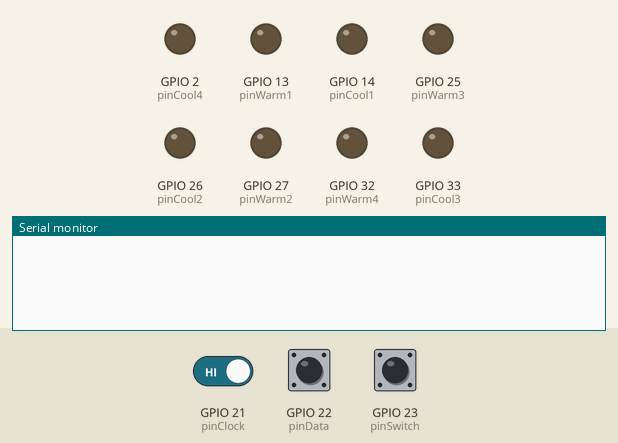
Bench run of a program on a simulated ESP32. On the bench: output pins drawn as LEDs (lit = HIGH), the last lines printed to the serial monitor. Inputs (shaded band) come from the test bench; at power-on: GPIO 21 (pinClock) HIGH, GPIO 23 (pinSwitch) HIGH, GPIO 22 (pinData) HIGH.

Above: at 1.2 s.
1.3 s: GPIO 21 (pinClock) driven LOW
At 1.8 s:
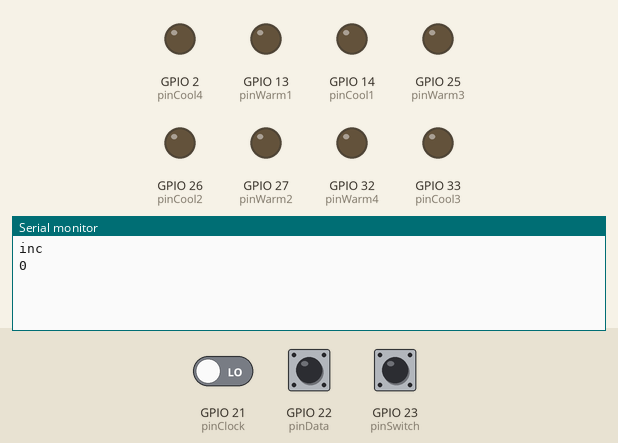
2.8 s: GPIO 23 (pinSwitch) pulled LOW for 0.15 s
At 4.0 s:
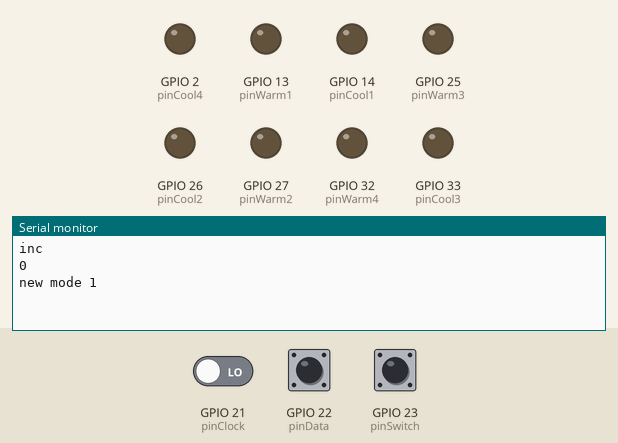
4.4 s: GPIO 21 (pinClock) driven HIGH
At 5.4 s:
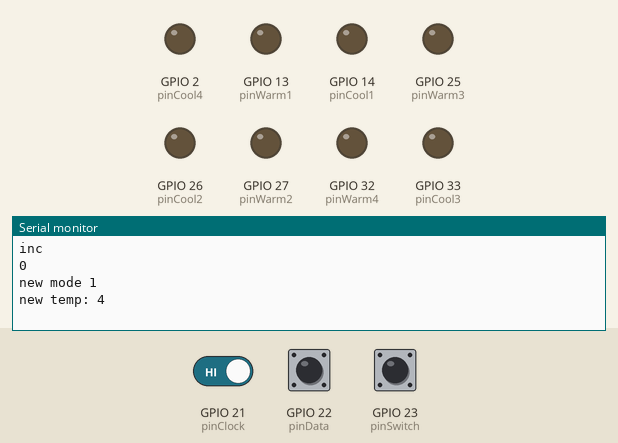

The program:

main.cpp
```cpp
#include <Arduino.h>
volatile boolean turnDetected;

const int pinClock = 21;
const int pinData = 22;
const int pinSwitch = 23;

const int pinWarm1 = 13;
const int pinCool1 = 14;
const int pinWarm2 = 27;
const int pinCool2 = 26;
const int pinWarm3 = 25;
const int pinCool3 = 33;
const int pinWarm4 = 32;
const int pinCool4 = 2;

const int channels[9] = {0,1,2,3,4,5,6,7,8};

const int warmChannel1 = 0;
const int coolChannel1 = 1;
const int warmChannel2 = 2;
const int coolChannel2 = 3;
const int warmChannel3 = 4;
const int coolChannel3 = 5;
const int warmChannel4 = 6;
const int coolChannel4 = 7;

 int mode = 0; //brightness=0,temp = 1;
const int numLights = 8;
const int freq = 5000;
const int resolution = 8;
// Variables to debounce Rotary Encoder
long timeOfLastDebounce = 0;
int delayofDebounce = .01;

long timeOfLastDebounce2 = 0;

long lastSwitchDebounce = 0;
int switchDebounceDelay = 1000;

int previousClock;
int previousData;

int previousClock2;
int previousData2;


int warmCounter=0;
int coolCounter = 0;
RTC_DATA_ATTR int stepIndexes[8] = {0,0,0,0,0,0,0,0};
RTC_DATA_ATTR int lightValues[8] = {0,0,0,0,0,0,0,0};
RTC_DATA_ATTR int tempIndex= 5;

bool tempSteps[9][8] = {
  {1,0,1,0,1,0,1,0},
  {1,1,1,0,1,0,1,0},
  {1,1,1,1,1,0,1,0},
  {1,1,1,1,1,1,1,0},
  {1,1,1,1,1,1,1,1},
  {0,1,1,1,1,1,1,1},
  {0,1,0,1,1,1,1,1},
  {0,1,0,1,0,1,1,1},
  {0,1,0,1,0,1,0,1}
};
int steps[256] = {
    0x00, 0x00, 0x00, 0x00, 0x00, 0x00, 0x00, 0x00, 0x00, 0x00, 0x01, 0x01, 0x01, 0x01, 0x01, 0x01,
0x01, 0x01, 0x01, 0x01, 0x01, 0x01, 0x01, 0x01, 0x01, 0x02, 0x02, 0x02, 0x02, 0x02, 0x02, 0x02,
0x02, 0x02, 0x03, 0x03, 0x03, 0x03, 0x03, 0x03, 0x04, 0x04, 0x04, 0x04, 0x04, 0x05, 0x05, 0x05,
0x05, 0x06, 0x06, 0x06, 0x07, 0x07, 0x07, 0x08, 0x08, 0x08, 0x09, 0x09, 0x0A, 0x0A, 0x0B, 0x0B,
0x0C, 0x0C, 0x0D, 0x0D, 0x0E, 0x0F, 0x0F, 0x10, 0x11, 0x11, 0x12, 0x13, 0x14, 0x15, 0x16, 0x17,
0x18, 0x19, 0x1A, 0x1B, 0x1C, 0x1D, 0x1F, 0x20, 0x21, 0x23, 0x24, 0x26, 0x27, 0x29, 0x2B, 0x2C,
0x2E, 0x30, 0x32, 0x34, 0x36, 0x38, 0x3A, 0x3C, 0x3E, 0x40, 0x43, 0x45, 0x47, 0x4A, 0x4C, 0x4F,
0x51, 0x54, 0x57, 0x59, 0x5C, 0x5F, 0x62, 0x64, 0x67, 0x6A, 0x6D, 0x70, 0x73, 0x76, 0x79, 0x7C,
0x7F, 0x82, 0x85, 0x88, 0x8B, 0x8E, 0x91, 0x94, 0x97, 0x9A, 0x9C, 0x9F, 0xA2, 0xA5, 0xA7, 0xAA,
0xAD, 0xAF, 0xB2, 0xB4, 0xB7, 0xB9, 0xBB, 0xBE, 0xC0, 0xC2, 0xC4, 0xC6, 0xC8, 0xCA, 0xCC, 0xCE,
0xD0, 0xD2, 0xD3, 0xD5, 0xD7, 0xD8, 0xDA, 0xDB, 0xDD, 0xDE, 0xDF, 0xE1, 0xE2, 0xE3, 0xE4, 0xE5,
0xE6, 0xE7, 0xE8, 0xE9, 0xEA, 0xEB, 0xEC, 0xED, 0xED, 0xEE, 0xEF, 0xEF, 0xF0, 0xF1, 0xF1, 0xF2,
0xF2, 0xF3, 0xF3, 0xF4, 0xF4, 0xF5, 0xF5, 0xF6, 0xF6, 0xF6, 0xF7, 0xF7, 0xF7, 0xF8, 0xF8, 0xF8,
0xF9, 0xF9, 0xF9, 0xF9, 0xFA, 0xFA, 0xFA, 0xFA, 0xFA, 0xFB, 0xFB, 0xFB, 0xFB, 0xFB, 0xFB, 0xFC,
0xFC, 0xFC, 0xFC, 0xFC, 0xFC, 0xFC, 0xFC, 0xFC, 0xFD, 0xFD, 0xFD, 0xFD, 0xFD, 0xFD, 0xFD, 0xFD,
0xFD, 0xFD, 0xFD, 0xFD, 0xFD, 0xFD, 0xFD, 0xFE, 0xFE, 0xFE, 0xFE, 0xFE, 0xFE, 0xFE, 0xFF, 0xFF
};
RTC_DATA_ATTR int bootCount = 0;
#define Threshold 40
touch_pad_t touchPin;

void setup() {

    Serial.begin(9600);
pinMode(pinWarm1, OUTPUT);
pinMode(pinWarm2, OUTPUT);
pinMode(pinWarm3, OUTPUT);
pinMode(pinWarm4, OUTPUT);
pinMode(pinCool1, OUTPUT);
pinMode(pinCool2, OUTPUT);
pinMode(pinCool3, OUTPUT);
pinMode(pinCool4, OUTPUT);
    ledcSetup(warmChannel1, freq, resolution );
    ledcAttachPin(pinWarm1, warmChannel1);

    ledcSetup(coolChannel1, freq, resolution );
    ledcAttachPin(pinCool1, coolChannel1);

    ledcSetup(warmChannel2, freq, resolution );
    ledcAttachPin(pinWarm2, warmChannel2);

    ledcSetup(coolChannel2, freq, resolution );
    ledcAttachPin(pinCool2, coolChannel2);

    ledcSetup(warmChannel3, freq, resolution );
    ledcAttachPin(pinWarm3, warmChannel3);

    ledcSetup(coolChannel3, freq, resolution );
    ledcAttachPin(pinCool3, coolChannel3);

    ledcSetup(warmChannel4, freq, resolution );
    ledcAttachPin(pinWarm4, warmChannel4);

    ledcSetup(coolChannel4, freq, resolution );
    ledcAttachPin(pinCool4, coolChannel4);

    previousClock = digitalRead(pinClock);
    previousData = digitalRead(pinData);
    pinMode(pinSwitch, INPUT_PULLUP);

}

void increaseIntensity() {
  Serial.println("inc");
    for(int i=0;i<numLights;i++) {
int index = stepIndexes[i];
    if(index<255) {
        int newValue = index +4;
        stepIndexes[i] = newValue;
        lightValues[i]= steps[newValue];
    }
    }
    Serial.println(lightValues[7]);
}

void decreaseIntensity() {
  Serial.println("dec");
for(int i=0;i<numLights;i++) {
int index = stepIndexes[i];
    if(index>0) {
        int newValue = index -4;
        stepIndexes[i] = newValue;
        lightValues[i]= steps[newValue];
    }
}
}

void increaseTemp() {
  if(tempIndex<8) {
    tempIndex++;
    Serial.printf("new temp: %d\n", tempIndex);
  }
}

void decreaseTemp() {
if(tempIndex>0) {
    tempIndex--;
    Serial.printf("new temp: %d\n", tempIndex);
  }
}

void increase() {
  if(mode==1) {
    increaseTemp();
  }
  else {
    increaseIntensity();
  }
}

void decrease() {
if(mode==1) {
    decreaseTemp();
  }
  else {
    decreaseIntensity();
  }
}

void checkRotary(int previousClock3, int previousData3, int pinClock3, int pinData3) {
    if ((previousClock3 == 0) && (previousData3 == 1)) {
    if ((digitalRead(pinClock3) == 1) && (digitalRead(pinData3) == 0)) {
      increase();

    }
    if ((digitalRead(pinClock3) == 1) && (digitalRead(pinData3) == 1)) {
      decrease();

    }
  }

if ((previousClock3 == 1) && (previousData3 == 0)) {
    if ((digitalRead(pinClock3) == 0) && (digitalRead(pinData3) == 1)) {
      increase();

    }
    if ((digitalRead(pinClock) == 0) && (digitalRead(pinData) == 0)) {
      decrease();

    }
  }

if ((previousClock3 == 1) && (previousData3 == 1)) {
    if ((digitalRead(pinClock3) == 0) && (digitalRead(pinData3) == 1)) {
      increase();

    }
    if ((digitalRead(pinClock3) == 0) && (digitalRead(pinData3) == 0)) {
      decrease();

    }
  }

if ((previousClock3 == 0) && (previousData3 == 0)) {
    if ((digitalRead(pinClock3) == 1) && (digitalRead(pinData3) == 0)) {
      increase();

    }
    if ((digitalRead(pinClock3) == 1) && (digitalRead(pinData3) == 1)) {
      decrease();

    }
  }
}

void handleSwitch() {

if((millis() - lastSwitchDebounce) > switchDebounceDelay) {
            if(mode==1) {
              mode=0;
            }
            else{
              mode =1;
            }
            lastSwitchDebounce = millis();
            Serial.printf("new mode %d\n", mode);
        }
}


int buttonState = 0;
void loop() {

    if((millis() - timeOfLastDebounce) > delayofDebounce) {
        checkRotary(previousClock, previousData, pinClock, pinData);
        previousClock = digitalRead(pinClock);
        previousData = digitalRead(pinData);
        timeOfLastDebounce = millis();
    }


    for(int i=0;i<numLights;i++) {
      int isOn = tempSteps[tempIndex][i];
      int value = 0;
      if(isOn) {
        value = lightValues[i];
      }
ledcWrite(channels[i], value);
    }


    if(digitalRead(pinSwitch) == LOW) {
        handleSwitch();
    }
}
```

Measured:
- after the input at 1.3 s, the serial monitor: prints a new line at once (image 1)
- after the input at 2.8 s, the serial monitor: prints a new line at once (image 2)
- after the input at 4.4 s, the serial monitor: prints a new line at once (image 3)
